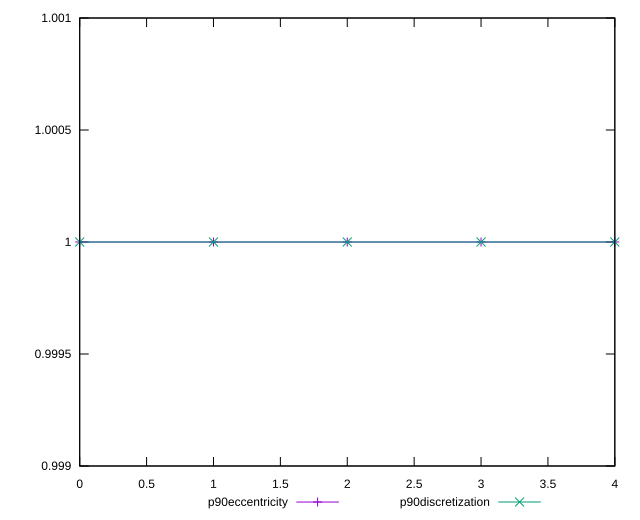

Recreate this plot in gnuplot.
reset

$p90Eccentricity <<EOF
0 0.9999999999999994
1 1.0000000000000002
2 1.0000000000000002
3 0.9999999999999994
4 1
EOF

$p90Discretization <<EOF
0 1
1 1
2 1
3 1
4 1
EOF

set key outside below
set xrange [0:4]
set yrange [0.9989999999999994:1.0010000000000001]
set trange [0.9989999999999994:1.0010000000000001]
set terminal svg size 640, 520 enhanced background rgb 'white'
set output "report_00019_2021-02-10T18-14-37.922Z//first-cpu-idle/progression/eccentricity.svg"

plot $p90Eccentricity title "p90eccentricity" with linespoints, \
     $p90Discretization title "p90discretization" with linespoints

reset
